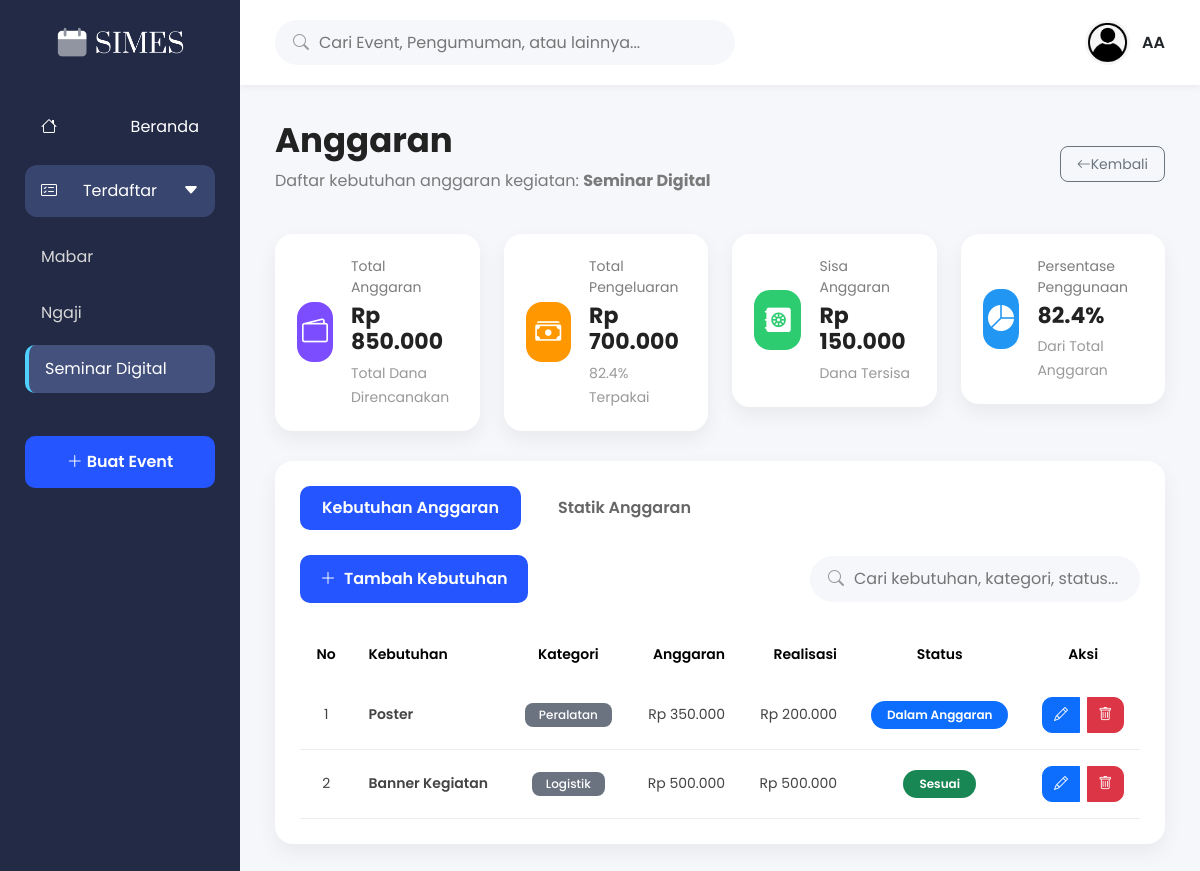
/budgets/index.php?id_event=9 (signed in), run on the app's committed database.
### tables this page shows
CREATE TABLE IF NOT EXISTS `events` (
  `id_event` int(11) NOT NULL AUTO_INCREMENT,
  `id_user` int(11) NOT NULL,
  `nama_event` varchar(150) NOT NULL,
  `kategori_event` varchar(100) NOT NULL,
  `lokasi` varchar(150) NOT NULL,
  `tanggal` date NOT NULL,
  `waktu` time NOT NULL,
  `penanggung_jawab` varchar(100) NOT NULL,
  `deskripsi` text DEFAULT NULL,
  `banner` varchar(255) DEFAULT NULL,
  `status_event` enum('draft','akan datang','berlangsung','selesai') DEFAULT 'draft',
  `created_at` timestamp NOT NULL DEFAULT current_timestamp(),
  PRIMARY KEY (`id_event`),
  KEY `fk_events_user` (`id_user`)
);

CREATE TABLE IF NOT EXISTS `budgets` (
  `id_anggaran` int(11) NOT NULL AUTO_INCREMENT,
  `id_event` int(11) NOT NULL,
  `kebutuhan` varchar(150) NOT NULL,
  `kategori` varchar(100) NOT NULL,
  `anggaran` decimal(15,2) NOT NULL DEFAULT 0.00,
  `realisasi` decimal(15,2) NOT NULL DEFAULT 0.00,
  `status` enum('belum terealisasi','dalam anggaran','sesuai','melebihi') DEFAULT 'belum terealisasi',
  `created_at` timestamp NOT NULL DEFAULT current_timestamp(),
  PRIMARY KEY (`id_anggaran`),
  KEY `fk_budgets_event` (`id_event`)
);

### budgets/index.php (the view, shortened to what this page needs)
<?php
include '../config/database.php';
$id_user = $_SESSION['id_user'];
$nama_user = $_SESSION['nama'];
$id_event = (int) $_GET['id_event'];
$event_query = "SELECT * FROM events WHERE id_event = '$id_event' AND id_user = '$id_user'";
$event_result = mysqli_query($conn, $event_query);
$event = mysqli_fetch_assoc($event_result);
$query_sidebar = "SELECT id_event, nama_event FROM events WHERE id_user = '$id_user' ORDER BY id_event DESC";
$result_sidebar = mysqli_query($conn, $query_sidebar);
$total_anggaran_query = mysqli_query($conn, "SELECT COALESCE(SUM(anggaran),0) AS total FROM budgets WHERE id_event='$id_event'");
$total_anggaran = mysqli_fetch_assoc($total_anggaran_query)['total'];
$total_realisasi_query = mysqli_query($conn, "SELECT COALESCE(SUM(realisasi),0) AS total FROM budgets WHERE id_event='$id_event'");
$total_realisasi = mysqli_fetch_assoc($total_realisasi_query)['total'];
$sisa_anggaran = $total_anggaran - $total_realisasi;
$persentase_terpakai = ($total_anggaran > 0) ? round(($total_realisasi / $total_anggaran) * 100, 1) : 0;
$search = trim($_GET['search'] ?? '');
$budgets_query = "SELECT * FROM budgets WHERE id_event = '$id_event'";
$budgets_query .= " ORDER BY id_anggaran DESC";
$budgets_result = mysqli_query($conn, $budgets_query);
?>
<!DOCTYPE html>
<html lang="id">
<head>
    <link href="https://cdn.jsdelivr.net/npm/bootstrap@5.3.3/dist/css/bootstrap.min.css" rel="stylesheet">
    <link rel="stylesheet" href="https://cdn.jsdelivr.net/npm/bootstrap-icons@1.11.3/font/bootstrap-icons.css">
    <link rel="stylesheet" href="../assets/css/anggaran.css?v=<?php echo time(); ?>">
</head>
<body>
<div class="wrapper">
    <aside class="sidebar">
        <div class="logo">
            <img src="../assets/img/logo.png" alt="SIMES">
        </div>
        <ul class="menu">
            <li>
                <a href="../beranda.php">
                    <i class="bi bi-house"></i> Beranda
                </a>
            </li>
            <li class="active">
                <a href="#">
                    <i class="bi bi-card-checklist"></i> Terdaftar <i class="bi bi-caret-down-fill arrow"></i>
                </a>
            </li>
        </ul>
        <div class="event-list">
            <?php while ($row = mysqli_fetch_assoc($result_sidebar)): ?>
                <a class="<?php echo ($row['id_event'] == $id_event) ? 'selected' : ''; ?>"
                   href="index.php?id_event=<?php echo $row['id_event']; ?>">
                    <?php echo htmlspecialchars($row['nama_event']); ?>
                </a>
            <?php endwhile; ?>
        </div>
        <button class="btn-event" onclick="window.location.href='../events/create.php'">
            <i class="bi bi-plus-lg"></i> Buat Event
        </button>
    </aside>
    <main class="main-content">
        <header class="topbar">
            <div class="search">
                <i class="bi bi-search"></i>
                <input type="text" placeholder="Cari Event, Pengumuman, atau lainnya...">
            </div>
            <div class="profile">
                <img src="../assets/img/profile.jpg" alt="Profile" style="width: 45px !important; height: 45px !important; border-radius: 50% !important; object-fit: cover !important; display: block !important;">
                <span><?php echo htmlspecialchars($nama_user); ?></span>
            </div>
        </header>
        <div class="content">
            <div class="content-header d-flex justify-content-between align-items-center">
                <div>
                    <h2>Anggaran</h2>
                    <p>Daftar kebutuhan anggaran kegiatan: <strong><?php echo htmlspecialchars($event['nama_event']); ?></strong></p>
                </div>
                <a href="../dashboard.php?id_event=<?php echo $id_event; ?>" class="btn btn-outline-secondary btn-sm rounded-3 w-auto px-3">
                    <i class="bi bi-arrow-left"></i> Kembali
                </a>
            </div>
            <div class="row g-4 mb-4">
                <div class="col-lg-3">
                    <div class="stat-card">
                        <div class="stat-icon purple">
                            <i class="bi bi-wallet2"></i>
                        </div>
                        <div>
                            <span class="stat-title">Total Anggaran</span>
                            <h5>Rp <?php echo number_format($total_anggaran, 0, ',', '.'); ?></h5>
                            <small>Total Dana Direncanakan</small>
                        </div>
                    </div>
                </div>
                <div class="col-lg-3">
                    <div class="stat-card">
                        <div class="stat-icon orange">
                            <i class="bi bi-cash-stack"></i>
                        </div>
                        <div>
                            <span class="stat-title">Total Pengeluaran</span>
                            <h5>Rp <?php echo number_format($total_realisasi, 0, ',', '.'); ?></h5>
                            <small><?php echo $persentase_terpakai; ?>% Terpakai</small>
                        </div>
                    </div>
                </div>
                <div class="col-lg-3">
                    <div class="stat-card">
                        <div class="stat-icon <?php echo ($sisa_anggaran < 0) ? 'bg-danger' : 'green'; ?>">
                            <i class="bi <?php echo ($sisa_anggaran < 0) ? 'bi-exclamation-triangle-fill' : 'bi-safe2-fill'; ?>"></i>
                        </div>
                        <div>
                            <span class="stat-title"><?php echo ($sisa_anggaran < 0) ? 'Over Budget' : 'Sisa Anggaran'; ?></span>
                            <h5 class="<?php echo ($sisa_anggaran < 0) ? 'text-danger' : ''; ?>">
                                <?php
                                if($sisa_anggaran >= 0){
                                    echo "Rp " . number_format($sisa_anggaran, 0, ',', '.');
                                } else {
                                    echo "-Rp " . number_format(abs($sisa_anggaran), 0, ',', '.');
                                }
                                ?>
                            </h5>
                            <small><?php echo ($sisa_anggaran < 0) ? 'Pembengkakan Biaya' : 'Dana Tersisa'; ?></small>
                        </div>
                    </div>
                </div>
                <div class="col-lg-3">
                    <div class="stat-card">
                        <div class="stat-icon blue">
                            <i class="bi bi-pie-chart-fill"></i>
                        </div>
                        <div>
                            <span class="stat-title">Persentase Penggunaan</span>
                            <h5><?php echo $persentase_terpakai; ?>%</h5>
                            <small>Dari Total Anggaran</small>
                        </div>
                    </div>
                </div>
            </div>
            <div class="budget-card">
                <div class="budget-tabs">
                    <a href="index.php?id_event=<?php echo $id_event; ?>" class="tab active">
                        Kebutuhan Anggaran
                    </a>
                    <a href="statistics.php?id_event=<?php echo $id_event; ?>" class="tab">
                        Statik Anggaran
                    </a>
                </div>
                <div class="action-bar flex-nowrap gap-2">
                    <a href="create.php?id_event=<?php echo $id_event; ?>" class="btn-add d-inline-flex align-items-center text-decoration-none">
                        <i class="bi bi-plus-lg me-2"></i> Tambah Kebutuhan
                    </a>
                    <form method="GET" class="search-box">
                        <i class="bi bi-search"></i>
                        <input type="text" name="search" value="<?= htmlspecialchars($search) ?>" placeholder="Cari kebutuhan, kategori, status...">
                    </form>
                </div>
                <div class="table-responsive">
                    <table class="table align-middle">
                        <thead>
                            <tr>
                                <th class="text-center">No</th>
                                <th>Kebutuhan</th>
                                <th class="text-center">Kategori</th>
                                <th class="text-end">Anggaran</th>
                                <th class="text-end">Realisasi</th>
                                <th class="text-center">Status</th>
                                <th class="text-center">Aksi</th>
                            </tr>
                        </thead>
                        <tbody>
                            <?php if (mysqli_num_rows($budgets_result) > 0): ?>
                                <?php $no = 1; while ($row = mysqli_fetch_assoc($budgets_result)): ?>
                                    <tr>
                                        <td class="text-center"><?php echo $no++; ?></td>
                                        <td class="fw-semibold"><?php echo htmlspecialchars($row['kebutuhan']); ?></td>
                                        <td class="text-center">
                                            <span class="category-badge">
                                                <?= htmlspecialchars($row['kategori']) ?>
                                            </span>
                                        </td>
                                        <td class="text-end">Rp <?php echo number_format($row['anggaran'], 0, ',', '.'); ?></td>
                                        <td class="text-end">Rp <?php echo number_format($row['realisasi'], 0, ',', '.'); ?></td>
                                        <td class="text-center">
                                            <?php
                                            $check_status = strtolower(trim($row['status']));
                                            switch ($check_status) {
                                                case 'dalam anggaran':
                                                    $badge_class = 'primary';
                                                    $status_text = 'Dalam Anggaran';
                                                    break;
                                                case 'sesuai':
                                                    $badge_class = 'success';
                                                    $status_text = 'Sesuai';
                                                    break;
                                            }
                                            ?>
                                            <span class="badge bg-<?= $badge_class ?> px-3 py-2 rounded-pill fw-semibold" style="font-size: 12px;">
                                                <?= $status_text ?>
                                            </span>
                                        </td>
                                        <td class="text-center">
                                            <div class="btn-group">
                                                <a href="edit.php?id_anggaran=<?php echo $row['id_anggaran']; ?>&id_event=<?php echo $id_event; ?>" class="btn btn-sm btn-primary text-white">
                                                    <i class="bi bi-pencil"></i>
                                                </a>
                                                <a href="delete.php?id_anggaran=<?php echo $row['id_anggaran']; ?>&id_event=<?php echo $id_event; ?>" class="btn btn-sm btn-danger text-white" onclick="return confirm('Yakin ingin menghapus data anggaran ini?')">
                                                    <i class="bi bi-trash"></i>
                                                </a>
                                            </div>
                                        </td>
                                    </tr>
                                <?php endwhile; ?>
                            <?php else: ?>
                                <tr>
                                    <td colspan="7" class="text-center py-4 text-muted">Belum ada kebutuhan anggaran yang terdaftar.</td>
                                </tr>
                            <?php endif; ?>
                        </tbody>
                    </table>
                </div>
            </div>
        </div>
    </main>
</div>
</body>
</html>

### data on the page
events: nama_event "Mabar"
events: nama_event "Ngaji"
events: nama_event "Seminar Digital"
budgets: kebutuhan "Poster", kategori "Peralatan", anggaran "350.000", realisasi "200.000", status "Dalam Anggaran"
budgets: kebutuhan "Banner Kegiatan", kategori "Logistik", anggaran "500.000", realisasi "500.000", status "Sesuai"

### other printed values
$nama_user "AA"
$total_anggaran "850.000"
$total_realisasi "700.000"
$persentase_terpakai "82.4"
$sisa_anggaran "150.000"
